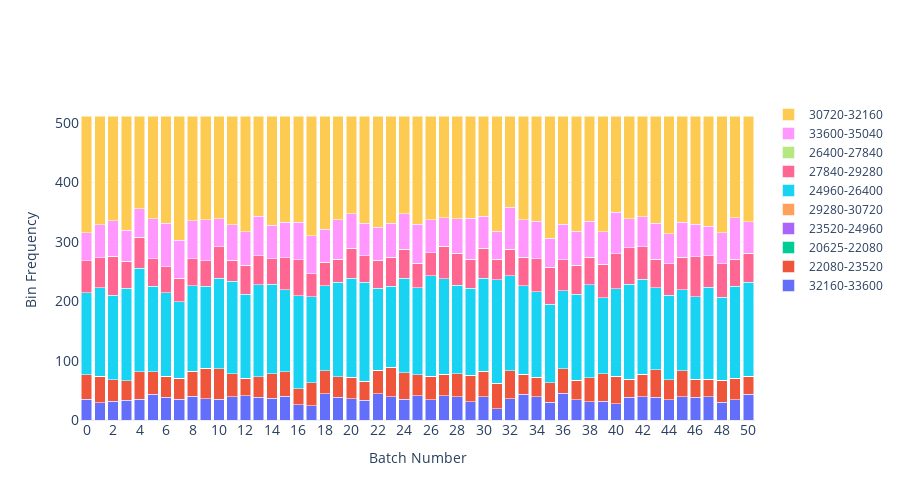

The code cell stored with this chart in its notebook:
### Code cell
fig = plot_batches(all_batches)
fig.update_layout(
        autosize=False,
        width=900,
        height=500,
    # title_text="",
        yaxis=dict(
            title_text="Bin Frequency",
            titlefont=dict(size=14),
            tickfont=dict(size=14),
        ),
        xaxis=dict(
            title_text="Batch Number",
            titlefont=dict(size=14),
            tickfont=dict(size=14),
        ),
    barmode="stack",
    )
fig.show()

### Figure 1 — Plotly figure (JSON) as saved in the notebook; plotly's stock layout.template omitted (floating-point values rounded to 4 significant figures)
{"data": [{"name": "32160-33600", "textposition": "auto", "type": "bar", "x": ["0", "1", "2", "3", "4", "5", "6", "7", "8", "9", "10", "11", "12", "13", "14", "15", "16", "17", "18", "19", "20", "21", "22", "23", "24", "25", "26", "27", "28", "29", "30", "31", "32", "33", "34", "35", "36", "37", "38", "39", "40", "41", "42", "43", "44", "45", "46", "47", "48", "49", "50"], "y": [35, 29, 32, 33, 35, 43, 38, 35, 40, 36, 35, 39, 41, 38, 37, 40, 26, 24, 44, 38, 36, 33, 44, 39, 35, 41, 34, 41, 39, 31, 39, 19, 36, 43, 39, 30, 45, 34, 31, 32, 27, 38, 39, 38, 34, 39, 38, 39, 30, 34, 43]}, {"name": "22080-23520", "textposition": "auto", "type": "bar", "x": ["0", "1", "2", "3", "4", "5", "6", "7", "8", "9", "10", "11", "12", "13", "14", "15", "16", "17", "18", "19", "20", "21", "22", "23", "24", "25", "26", "27", "28", "29", "30", "31", "32", "33", "34", "35", "36", "37", "38", "39", "40", "41", "42", "43", "44", "45", "46", "47", "48", "49", "50"], "y": [41, 45, 36, 33, 46, 38, 36, 35, 42, 51, 51, 39, 29, 35, 41, 41, 27, 39, 39, 35, 36, 32, 40, 50, 45, 35, 40, 36, 39, 44, 43, 43, 47, 34, 33, 33, 41, 33, 40, 46, 47, 31, 38, 47, 34, 44, 31, 30, 37, 36, 31]}, {"name": "20625-22080", "textposition": "auto", "type": "bar", "x": ["0", "1", "2", "3", "4", "5", "6", "7", "8", "9", "10", "11", "12", "13", "14", "15", "16", "17", "18", "19", "20", "21", "22", "23", "24", "25", "26", "27", "28", "29", "30", "31", "32", "33", "34", "35", "36", "37", "38", "39", "40", "41", "42", "43", "44", "45", "46", "47", "48", "49", "50"], "y": [0, 0, 0, 0, 0, 0, 0, 0, 0, 0, 0, 0, 0, 0, 0, 0, 0, 0, 0, 0, 0, 0, 0, 0, 0, 0, 0, 0, 0, 0, 0, 0, 0, 0, 0, 0, 0, 0, 0, 0, 0, 0, 0, 0, 0, 0, 0, 0, 0, 0, 0]}, {"name": "23520-24960", "textposition": "auto", "type": "bar", "x": ["0", "1", "2", "3", "4", "5", "6", "7", "8", "9", "10", "11", "12", "13", "14", "15", "16", "17", "18", "19", "20", "21", "22", "23", "24", "25", "26", "27", "28", "29", "30", "31", "32", "33", "34", "35", "36", "37", "38", "39", "40", "41", "42", "43", "44", "45", "46", "47", "48", "49", "50"], "y": [0, 0, 0, 0, 0, 0, 0, 0, 0, 0, 0, 0, 0, 0, 0, 0, 0, 0, 0, 0, 0, 0, 0, 0, 0, 0, 0, 0, 0, 0, 0, 0, 0, 0, 0, 0, 0, 0, 0, 0, 0, 0, 0, 0, 0, 0, 0, 0, 0, 0, 0]}, {"name": "29280-30720", "textposition": "auto", "type": "bar", "x": ["0", "1", "2", "3", "4", "5", "6", "7", "8", "9", "10", "11", "12", "13", "14", "15", "16", "17", "18", "19", "20", "21", "22", "23", "24", "25", "26", "27", "28", "29", "30", "31", "32", "33", "34", "35", "36", "37", "38", "39", "40", "41", "42", "43", "44", "45", "46", "47", "48", "49", "50"], "y": [0, 0, 0, 0, 0, 0, 0, 0, 0, 0, 0, 0, 0, 0, 0, 0, 0, 0, 0, 0, 0, 0, 0, 0, 0, 0, 0, 0, 0, 0, 0, 0, 0, 0, 0, 0, 0, 0, 0, 0, 0, 0, 0, 0, 0, 0, 0, 0, 0, 0, 0]}, {"name": "24960-26400", "textposition": "auto", "type": "bar", "x": ["0", "1", "2", "3", "4", "5", "6", "7", "8", "9", "10", "11", "12", "13", "14", "15", "16", "17", "18", "19", "20", "21", "22", "23", "24", "25", "26", "27", "28", "29", "30", "31", "32", "33", "34", "35", "36", "37", "38", "39", "40", "41", "42", "43", "44", "45", "46", "47", "48", "49", "50"], "y": [138, 149, 142, 156, 175, 144, 140, 129, 144, 138, 153, 156, 142, 155, 151, 138, 156, 145, 143, 159, 167, 167, 138, 136, 159, 147, 169, 161, 149, 147, 157, 174, 160, 149, 144, 132, 132, 145, 157, 128, 147, 160, 160, 138, 142, 136, 139, 155, 140, 155, 158]}, {"name": "27840-29280", "textposition": "auto", "type": "bar", "x": ["0", "1", "2", "3", "4", "5", "6", "7", "8", "9", "10", "11", "12", "13", "14", "15", "16", "17", "18", "19", "20", "21", "22", "23", "24", "25", "26", "27", "28", "29", "30", "31", "32", "33", "34", "35", "36", "37", "38", "39", "40", "41", "42", "43", "44", "45", "46", "47", "48", "49", "50"], "y": [54, 50, 66, 45, 52, 47, 44, 40, 46, 43, 53, 35, 49, 49, 43, 54, 61, 38, 40, 39, 50, 45, 47, 49, 49, 41, 39, 55, 54, 49, 50, 35, 45, 48, 56, 62, 52, 49, 46, 56, 59, 61, 55, 48, 53, 55, 67, 53, 56, 46, 49]}, {"name": "26400-27840", "textposition": "auto", "type": "bar", "x": ["0", "1", "2", "3", "4", "5", "6", "7", "8", "9", "10", "11", "12", "13", "14", "15", "16", "17", "18", "19", "20", "21", "22", "23", "24", "25", "26", "27", "28", "29", "30", "31", "32", "33", "34", "35", "36", "37", "38", "39", "40", "41", "42", "43", "44", "45", "46", "47", "48", "49", "50"], "y": [0, 0, 0, 0, 0, 0, 0, 0, 0, 0, 0, 0, 0, 0, 0, 0, 0, 0, 0, 0, 0, 0, 0, 0, 0, 0, 0, 0, 0, 0, 0, 0, 0, 0, 0, 0, 0, 0, 0, 0, 0, 0, 0, 0, 0, 0, 0, 0, 0, 0, 0]}, {"name": "33600-35040", "textposition": "auto", "type": "bar", "x": ["0", "1", "2", "3", "4", "5", "6", "7", "8", "9", "10", "11", "12", "13", "14", "15", "16", "17", "18", "19", "20", "21", "22", "23", "24", "25", "26", "27", "28", "29", "30", "31", "32", "33", "34", "35", "36", "37", "38", "39", "40", "41", "42", "43", "44", "45", "46", "47", "48", "49", "50"], "y": [47, 56, 60, 53, 48, 67, 73, 64, 64, 69, 47, 60, 56, 66, 56, 60, 63, 64, 55, 66, 58, 54, 56, 57, 59, 66, 55, 48, 58, 69, 54, 47, 70, 63, 63, 49, 60, 57, 61, 55, 70, 49, 50, 60, 51, 59, 55, 49, 52, 70, 53]}, {"name": "30720-32160", "textposition": "auto", "type": "bar", "x": ["0", "1", "2", "3", "4", "5", "6", "7", "8", "9", "10", "11", "12", "13", "14", "15", "16", "17", "18", "19", "20", "21", "22", "23", "24", "25", "26", "27", "28", "29", "30", "31", "32", "33", "34", "35", "36", "37", "38", "39", "40", "41", "42", "43", "44", "45", "46", "47", "48", "49", "50"], "y": [197, 183, 176, 192, 156, 173, 181, 209, 176, 175, 173, 183, 195, 169, 184, 179, 179, 202, 191, 175, 165, 181, 187, 181, 165, 182, 175, 171, 173, 172, 169, 194, 154, 175, 177, 206, 182, 194, 177, 195, 162, 173, 170, 181, 198, 179, 182, 186, 197, 171, 178]}], "layout": {"autosize": false, "barmode": "stack", "height": 500, "width": 900, "xaxis": {"autorange": true, "range": [-0.5, 50.5], "tickfont": {"size": 14}, "title": {"font": {"size": 14}, "text": "Batch Number"}, "type": "category"}, "yaxis": {"autorange": true, "range": [0, 538.9], "tickfont": {"size": 14}, "title": {"font": {"size": 14}, "text": "Bin Frequency"}, "type": "linear"}}}
